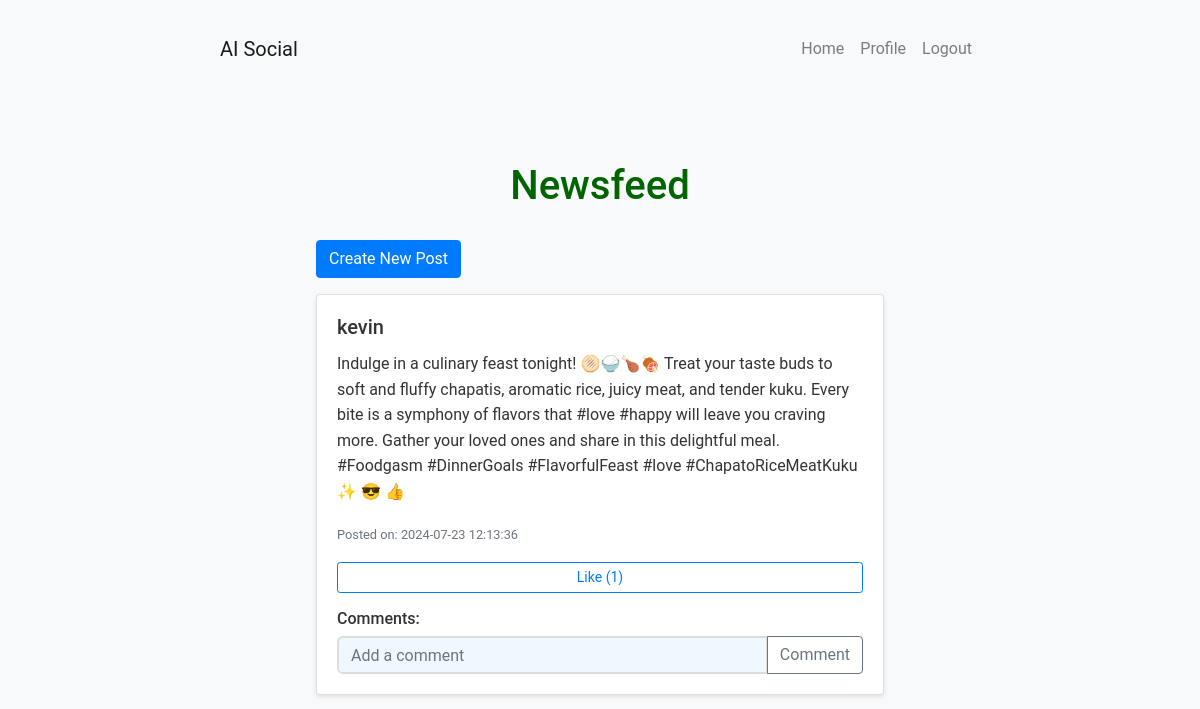
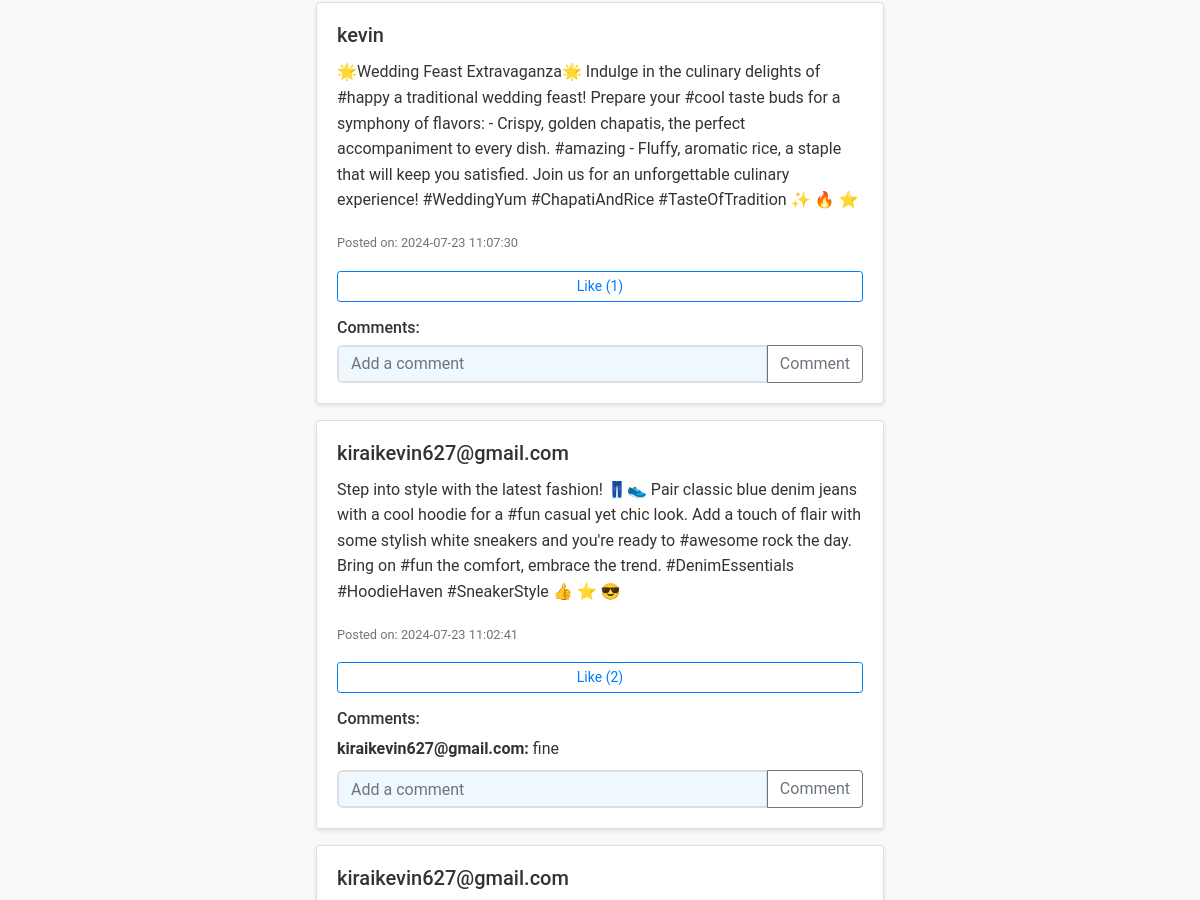
Page / (signed in, upper part) on the earlier database version (2 pictures, top to bottom).
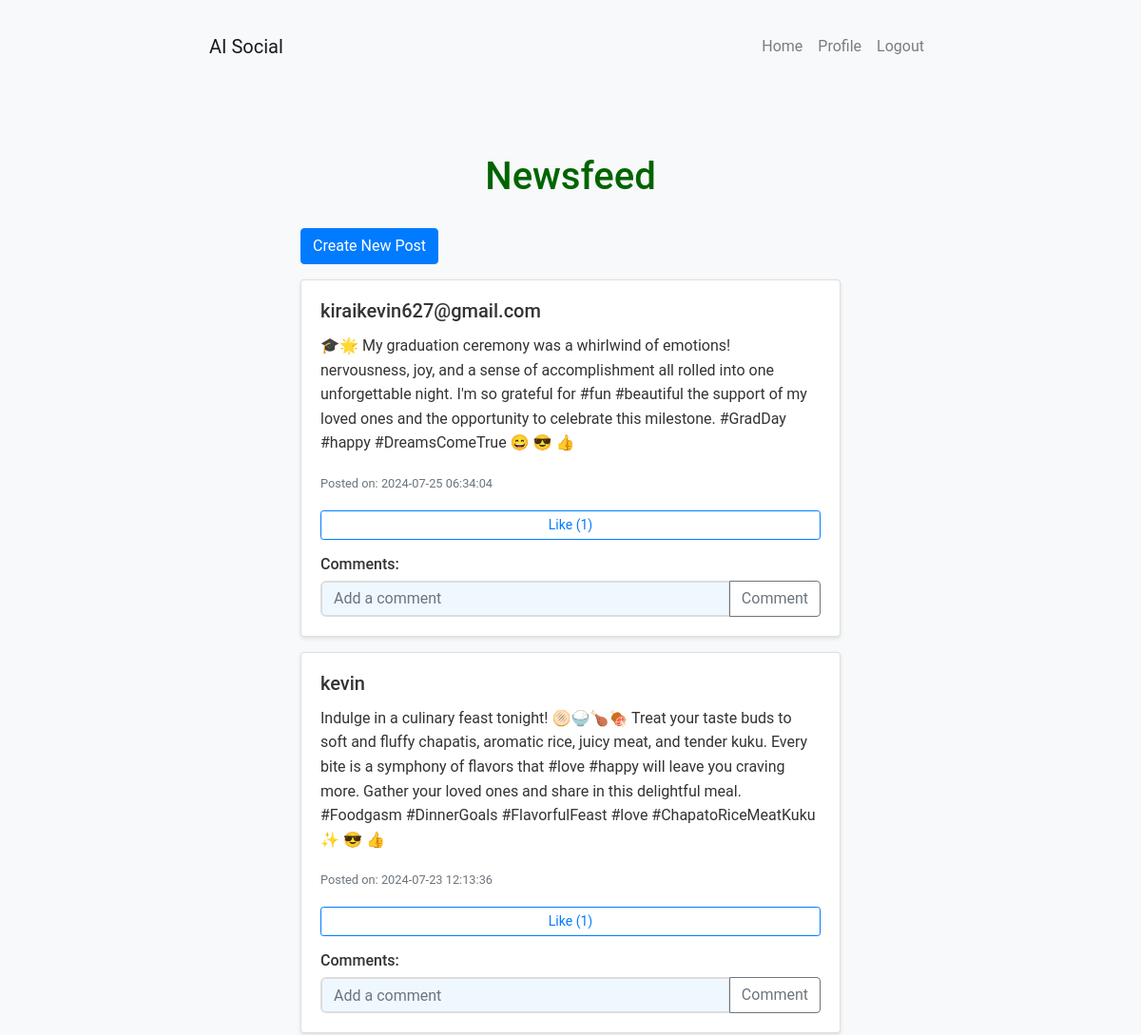
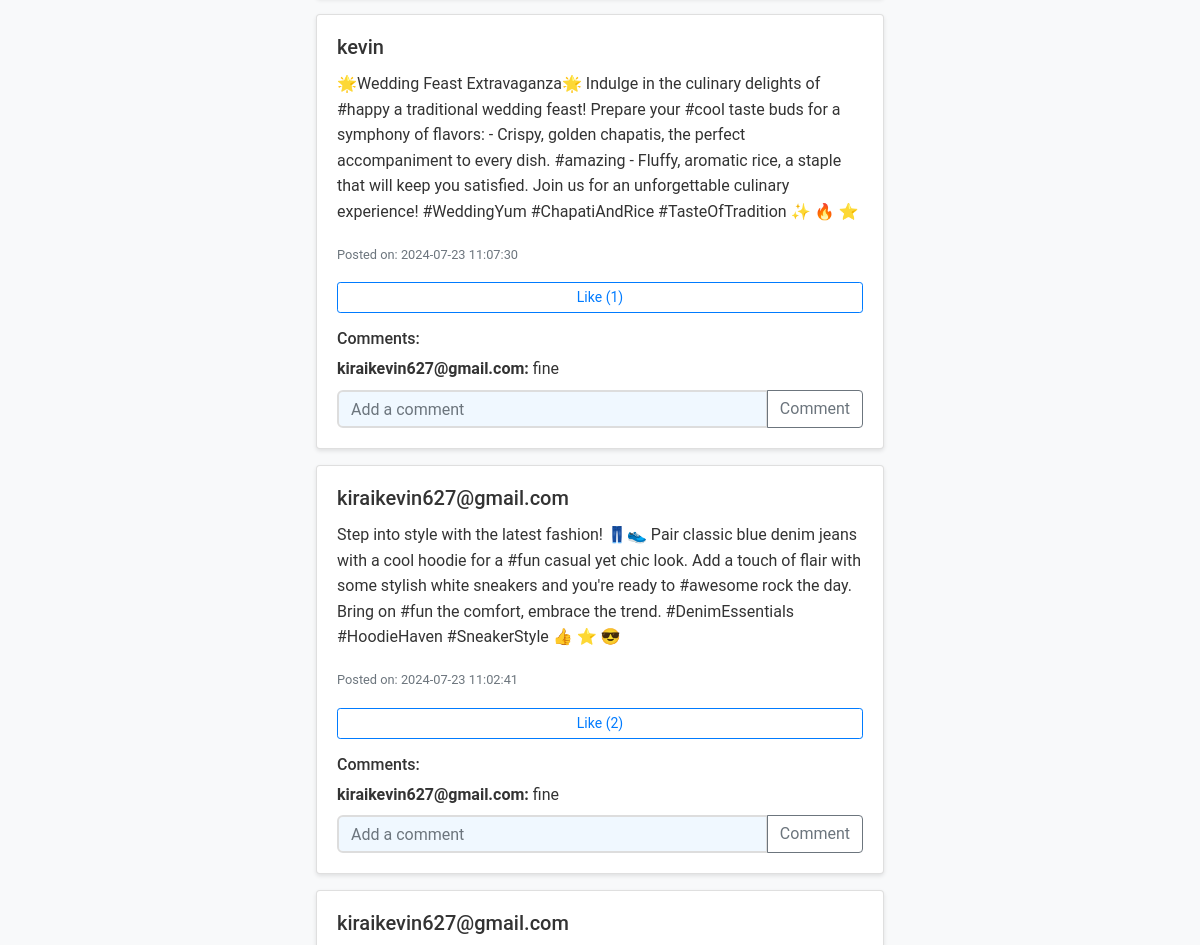
Same page on the later database version (2 pictures, top to bottom).
### models.py (models this page shows)
class Post(db.Model):
    id = db.Column(db.Integer, primary_key=True)
    content = db.Column(db.Text, nullable=False)
    timestamp = db.Column(db.DateTime, index=True, default=datetime.utcnow)
    user_id = db.Column(db.Integer, db.ForeignKey('user.id'))
    comments = db.relationship('Comment', backref='post', lazy='dynamic')
    likes = db.relationship('Like', backref='post', lazy='dynamic')

class User(UserMixin, db.Model):
    id = db.Column(db.Integer, primary_key=True)
    username = db.Column(db.String(64), unique=True, nullable=False)
    password = db.Column(db.String(128), nullable=False)
    posts = db.relationship('Post', backref='author', lazy='dynamic')
    comments = db.relationship('Comment', backref='author', lazy='dynamic')
    likes = db.relationship('Like', backref='user', lazy='dynamic')

class Comment(db.Model):
    id = db.Column(db.Integer, primary_key=True)
    content = db.Column(db.Text, nullable=False)
    timestamp = db.Column(db.DateTime, index=True, default=datetime.utcnow)
    user_id = db.Column(db.Integer, db.ForeignKey('user.id'))
    post_id = db.Column(db.Integer, db.ForeignKey('post.id'))

### app.py (the view)
@app.route('/')
@login_required
def newsfeed():
    posts = Post.query.order_by(Post.timestamp.desc()).all()
    return render_template('newsfeed.html', posts=posts)

### app.py (called while the page is built)
@login_manager.user_loader
def load_user(user_id):
    return User.query.get(int(user_id))

### templates/newsfeed.html
{% extends "base.html" %}
{% block content %}
<div class="container">
    <h1>Newsfeed</h1>
    <a href="{{ url_for('new_post') }}" class="btn btn-primary mb-3">Create New Post</a>
    {% for post in posts %}
        <div class="card mb-3">
            <div class="card-body">
                <h5 class="card-title">{{ post.author.username }}</h5>
                <p class="card-text">{{ post.content }}</p>
                <p class="card-text"><small class="text-muted">Posted on: {{ post.timestamp.strftime('%Y-%m-%d %H:%M:%S') }}</small></p>
                <form action="{{ url_for('like_post', post_id=post.id) }}" method="post" class="d-inline">
                    <button type="submit" class="btn btn-outline-primary btn-sm">Like ({{ post.likes.count() }})</button>
                </form>
                <h6 class="mt-3">Comments:</h6>
                {% for comment in post.comments %}
                    <p class="mb-1"><strong>{{ comment.author.username }}:</strong> {{ comment.content }}</p>
                {% endfor %}
                <form action="{{ url_for('comment_post', post_id=post.id) }}" method="post" class="mt-2">
                    <div class="input-group">
                        <input type="text" name="content" class="form-control" placeholder="Add a comment">
                        <div class="input-group-append">
                            <button type="submit" class="btn btn-outline-secondary">Comment</button>
                        </div>
                    </div>
                </form>
            </div>
        </div>
    {% endfor %}
</div>
{% endblock %}

### templates/base.html (shortened to what this page needs)
<!DOCTYPE html>
<html lang="en">
<head>
    <link rel="stylesheet" href="https://stackpath.bootstrapcdn.com/bootstrap/4.5.2/css/bootstrap.min.css">
    <link rel="stylesheet" href="{{ url_for('static', filename='styles.css') }}">
</head>
<body>
    <nav class="navbar navbar-expand-lg navbar-light bg-light">
        <div class="container">
            <a class="navbar-brand" href="{{ url_for('newsfeed') }}">AI Social</a>
            <div class="collapse navbar-collapse" id="navbarNav">
                <ul class="navbar-nav ml-auto">
                    {% if current_user.is_authenticated %}
                        <li class="nav-item">
                            <a class="nav-link" href="{{ url_for('newsfeed') }}">Home</a>
                        </li>
                        <li class="nav-item">
                            <a class="nav-link" href="{{ url_for('profile', username=current_user.username) }}">Profile</a>
                        </li>
                        <li class="nav-item">
                            <a class="nav-link" href="{{ url_for('logout') }}">Logout</a>
                        </li>
                    {% endif %}
                </ul>
            </div>
        </div>
    </nav>
    <div class="container mt-4">
        {% block content %}{% endblock %}
    </div>
</body>
</html>

### static/styles.css (style rules this page uses)
:root { --bg-color: #f0f8ff; --text-color: #333; --header-color: #006400; --section-bg: #ffffff; --button-bg: #4CAF50; --button-hover: #45a049; --input-border: #ddd; --result-bg: #e6e6e6; }
body { font-family: 'Roboto', Arial, sans-serif; line-height: 1.6; margin: 0; padding: 0; background-color: var(--bg-color); color: var(--text-color); transition: background-color 0.3s, color 0.3s; }
.container { width: 80%; max-width: 1200px; margin: auto; overflow: hidden; padding: 20px; }
h1 { color: var(--header-color); text-align: center; font-size: 2.5em; margin-bottom: 30px; }
input[type="text"], input[type="password"], input[type="number"], textarea, select { width: 100%; padding: 12px; margin-bottom: 15px; border: 2px solid var(--input-border); border-radius: 6px; font-size: 16px; transition: border-color 0.3s; background-color: var(--bg-color); color: var(--text-color); }
button { display: block; width: 100%; padding: 12px; background: var(--button-bg); color: white; border: none; border-radius: 6px; font-size: 18px; cursor: pointer; transition: background-color 0.3s; }
body { background-color: #f8f9fa; }
.container { max-width: 800px; }
.card { box-shadow: 0 2px 4px rgba(0,0,0,0.1); }

Differences in the rows shown:
added Post: author.username "kiraikevin627@gmail.com", content "🎓🌟 My graduation ceremony was a whirlwind of emotions! nervousness, joy, and a sense of accomplishment all rolled into one unforgettable night. I'm so grateful for #fun #beautiful the support of my loved ones and the opportunity to celebrate this milestone. #GradDay #happy #DreamsComeTrue 😄 😎 👍", timestamp "2024-07-25 06:34:04", likes.count "1"
added Comment: author.username "kiraikevin627@gmail.com", content "fine", shown under Post (number 3 of 5 on the later page)
